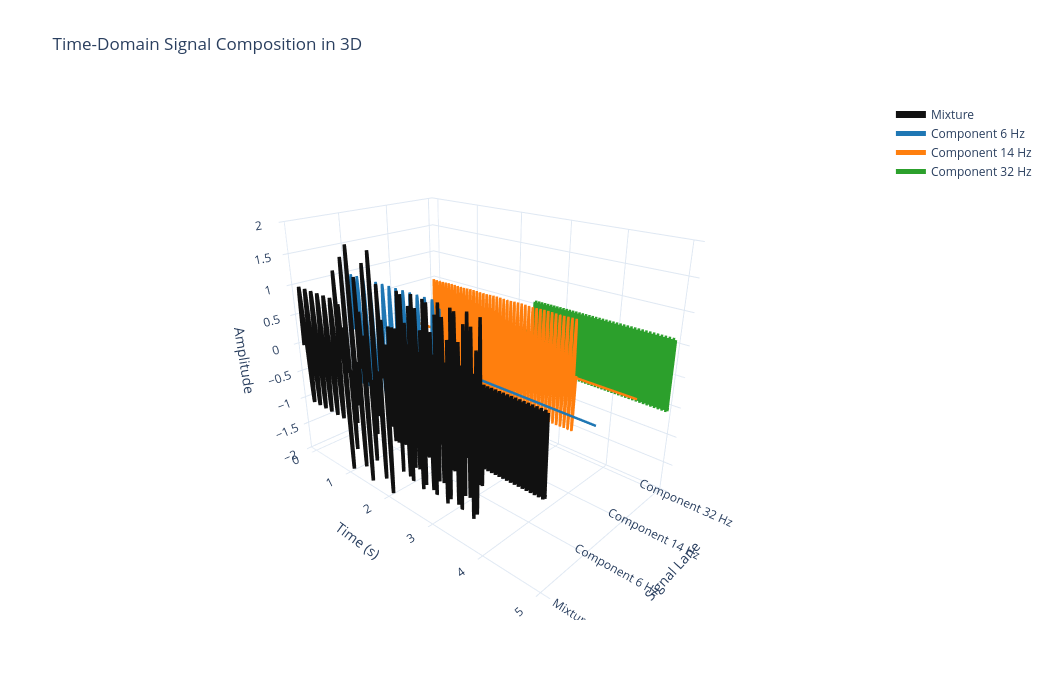

Source (notebook cell):
### Markdown cell above
## Example 3: Interactive DFT analysis

In this example we build a signal by summing multiple sine components, then
analyze it with a 3D time-domain view showing each component and the final
mixture. Then, we use DFT and show a chart to identify dominant frequencies.
Finally, there is an interactive 3D spectrogram to see how frequency content evolves over time.

### Code cell
# Build a signal composed of multiple sine waves with different active intervals.
fs = 240  # Hz
T = 5.0   # seconds
t = np.arange(0, T, 1 / fs)

components = [
    {"name": "6 Hz", "amp": 1.0, "freq": 6.0, "phase": 0.0, "start": 0.0, "end": 2.2, "color": "#1f77b4"},
    {"name": "14 Hz", "amp": 0.9, "freq": 14.0, "phase": 0.4, "start": 1.0, "end": 4.0, "color": "#ff7f0e"},
    {"name": "32 Hz", "amp": 0.6, "freq": 32.0, "phase": -0.2, "start": 2.4, "end": T, "color": "#2ca02c"},
]

component_signals = []
for comp in components:
    active = (t >= comp["start"]) & (t < comp["end"])
    y = comp["amp"] * np.sin(2 * np.pi * comp["freq"] * t + comp["phase"]) * active
    component_signals.append(y)

signal = np.sum(component_signals, axis=0)

# Interactive 3D chart: each component on a separate lane, plus the resulting mixture.
fig = go.Figure()

fig.add_trace(
    go.Scatter3d(
        x=t,
        y=np.zeros_like(t),
        z=signal,
        mode="lines",
        name="Mixture",
        line=dict(color="#111111", width=7),
        hovertemplate="t=%{x:.3f} s<br>Mixture=%{z:.3f}<extra></extra>",
    )
)

for i, (comp, y_comp) in enumerate(zip(components, component_signals), start=1):
    fig.add_trace(
        go.Scatter3d(
            x=t,
            y=np.full_like(t, i, dtype=float),
            z=y_comp,
            mode="lines",
            name=f"Component {comp['name']}",
            line=dict(color=comp["color"], width=5),
            hovertemplate=(
                f"{comp['name']}<br>t=%{{x:.3f}} s<br>Amplitude=%{{z:.3f}}<extra></extra>"
            ),
        )
    )

lane_labels = ["Mixture"] + [f"Component {c['name']}" for c in components]
fig.update_layout(
    title="Time-Domain Signal Composition in 3D",
    scene=dict(
        xaxis_title="Time (s)",
        yaxis_title="Signal Lane",
        zaxis_title="Amplitude",
        yaxis=dict(tickmode="array", tickvals=list(range(len(lane_labels))), ticktext=lane_labels),
        camera=dict(eye=dict(x=1.5, y=-1.6, z=0.95)),
    ),
    template="plotly_white",
    width=1050,
    height=700,
)

fig.show()

### Figure 1 — Plotly figure (JSON) as saved in the notebook; plotly's stock layout.template omitted (floating-point values rounded to 4 significant figures; data arrays with more than 128 entries replaced by an {"elided": "..."} marker saying what was removed)
{"data": [{"hovertemplate": "t=%{x:.3f} s<br>Mixture=%{z:.3f}<extra></extra>", "line": {"color": "#111111", "width": 7}, "mode": "lines", "name": "Mixture", "type": "scatter3d", "x": {"elided": "1200 float values"}, "y": {"elided": "1200 int values"}, "z": {"elided": "1200 float values"}}, {"hovertemplate": "6 Hz<br>t=%{x:.3f} s<br>Amplitude=%{z:.3f}<extra></extra>", "line": {"color": "#1f77b4", "width": 5}, "mode": "lines", "name": "Component 6 Hz", "type": "scatter3d", "x": {"elided": "1200 float values"}, "y": {"elided": "1200 int values"}, "z": {"elided": "1200 float values"}}, {"hovertemplate": "14 Hz<br>t=%{x:.3f} s<br>Amplitude=%{z:.3f}<extra></extra>", "line": {"color": "#ff7f0e", "width": 5}, "mode": "lines", "name": "Component 14 Hz", "type": "scatter3d", "x": {"elided": "1200 float values"}, "y": {"elided": "1200 int values"}, "z": {"elided": "1200 float values"}}, {"hovertemplate": "32 Hz<br>t=%{x:.3f} s<br>Amplitude=%{z:.3f}<extra></extra>", "line": {"color": "#2ca02c", "width": 5}, "mode": "lines", "name": "Component 32 Hz", "type": "scatter3d", "x": {"elided": "1200 float values"}, "y": {"elided": "1200 int values"}, "z": {"elided": "1200 float values"}}], "layout": {"height": 700, "scene": {"camera": {"eye": {"x": 1.5, "y": -1.6, "z": 0.95}}, "xaxis": {"title": {"text": "Time (s)"}}, "yaxis": {"tickmode": "array", "ticktext": ["Mixture", "Component 6 Hz", "Component 14 Hz", "Component 32 Hz"], "tickvals": [0, 1, 2, 3], "title": {"text": "Signal Lane"}}, "zaxis": {"title": {"text": "Amplitude"}}}, "title": {"text": "Time-Domain Signal Composition in 3D"}, "width": 1050}}
